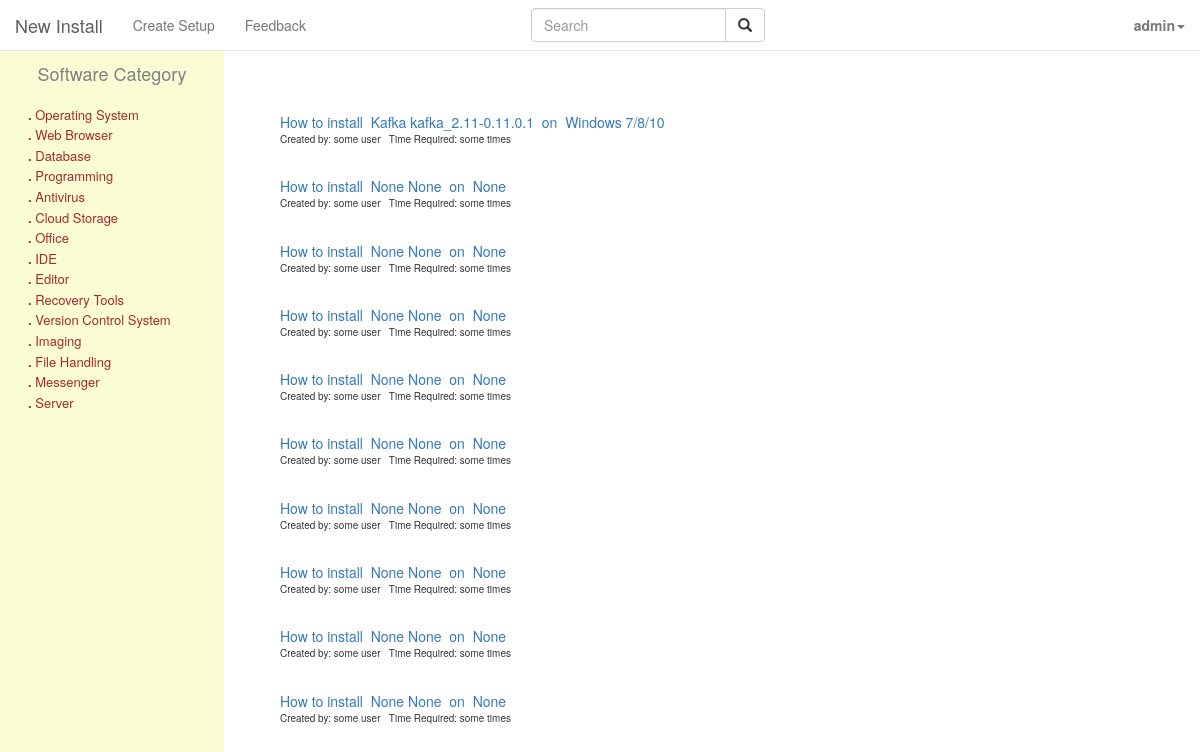
The app's page / (signed in) with its own data.
### MainApp/models.py (models this page shows, shortened)
class SetupTemplate(models.Model):
    category = models.CharField(max_length=100, null=True, blank=True)
    productName = models.CharField(max_length=100, null=True, blank=True)
    platformType = models.CharField(max_length=100, null=True, blank=True)
    version = models.CharField(max_length=100, null=True, blank=True)
    minimumRequirement = models.TextField(max_length=300, null=True, blank=True)
    precautions = models.CharField(max_length=200, null=True, blank=True)
    approxTotalTimeReqd = models.IntegerField(default=0)
    refImage = models.ImageField(blank=True,null=True)
    creationTime = models.DateTimeField(auto_now_add=True,auto_now=False)
    updated = models.DateTimeField(auto_now_add=False,auto_now=True)
    numOfUpdates = models.IntegerField(default=0)
    numOfViews = models.IntegerField(default=0)
    expertiseLevel = models.CharField(max_length=200,blank=True,null=True)
    downloadLink = models.CharField(max_length=200,blank=True, null=True)
    officialSite = models.CharField(max_length=200,blank=True, null=True)
    wikipage = models.CharField(max_length=200,blank=True, null=True)
    youtubeChannel = models.CharField(max_length=200,blank=True, null=True)
    stackoverflow = models.CharField(max_length=200,blank=True, null=True)
    githubRepo = models.CharField(max_length=200,blank=True, null=True)
    class Meta:
        ordering = ('productName',)

### MainApp/views.py (the view)
# urls.py: url(r'^$', landing, name='home'),
def landing(request):
    query = request.GET.get("q")
    if query:
        result = SetupTemplate.objects.all().filter(
                    Q(category__icontains=query) |
                    Q(productName__icontains=query) |
                    Q(platformType__icontains=query)
                )
        searchResult = {'result': result, 'categories':categories}
        print searchResult
        return render(request, 'search.html', searchResult)
    else:
        latestsetuplist = SetupTemplate.objects.order_by('-creationTime')[:10][::1]
        context = {'categories':categories, 'latestsetuplist':latestsetuplist}
        return render(request,'index.html',context)

### templates/mainapp/index.html
{% include 'base.html' %}
<div style="margin:8em 0 0 20em; position:absolute;">
{% for obj in latestsetuplist %}
    <a href="/setup/{{obj.id}}"> How to install &nbsp;{{obj.productName}}&nbsp;{{obj.version}}&nbsp; on &nbsp;{{obj.platformType}}</a><br>
    <font size="1.5"><p>Created by: some user &nbsp; Time Required: some times</p></font><br>
{% endfor %}
</div>
<div style="margin:2em 1em 0 0em; position:fixed; width:16em;height:100%;background:#fafcd4;border-radius:0.5em;">
   <center><h4 STYLE="margin:2em 0 0 0;color:grey;">Software Category</h4></center><br>
    <div style="margin:0em 1em 0 2em;" id="category">
    {% for obj in categories %}
            <a href="productlist/{{obj}}" style="color:brown" class=""><font size="2.0"><b>{{obj.stepNum}}.</b>&nbsp;{{ obj }}</font></a><br>
    {% endfor %}
    </div>
</div>

### templates/base.html (shortened to what this page needs)
<!DOCTYPE html>
{% load staticfiles %}
<html lang="en">
<head>
  <link rel="stylesheet" href="https://maxcdn.bootstrapcdn.com/bootstrap/3.3.7/css/bootstrap.min.css">
  <link href="//maxcdn.bootstrapcdn.com/font-awesome/4.3.0/css/font-awesome.min.css" rel="stylesheet">
    <link rel="stylesheet" href='{% static "css/base.css" %}'/>
</head>
<body>
    <nav class="navbar navbar-default navbar-fixed-top" style="background:white;">
      <div class="container-fluid">
        <div class="navbar-header">
          <a class="navbar-brand" href="https://installme.herokuapp.com/">New Install</a>
        </div>
        <ul class="nav navbar-nav">
          <li><a href="/createSetup">Create Setup</a></li>
          <li><a href="/feedback">Feedback</a></li>
        </ul>
        <form method="GET" ACTION="/" class="navbar-form navbar-left" style="padding-left:15em">
          <div class="input-group">
            <input type="text" id="id_q" name="q" class="form-control"  placeholder="Search" value="{{ request.GET.q }}">
            <div class="input-group-btn">
              <button class="btn btn-default" type="submit" value="search" id="submit_button">
                <i class="glyphicon glyphicon-search"></i>
              </button>
            </div>
          </div>
        </form>
        <ul class="nav navbar-nav navbar-right">
            {% if user.is_authenticated %}
          <li class="dropdown"><a class="dropdown-toggle" data-toggle="dropdown" href="#"><strong>{{user}}</strong><span class="caret"></span></a>
          </li>
              {% endif %}
        </ul>
      </div>
    </nav>
</body>
</html>

### static/css/base.css (style rules this page uses)
body { margin-bottom: 60px; }
* { -webkit-transition: all 0.2s ease-in-out; -moz-transition: all 0.2s ease-in-out; -ms-transition: all 0.2s ease-in-out; -o-transition: all 0.2s ease-in-out; transition: all 0.2s ease-in-out; }

### records on screen
SetupTemplate: productName "Kafka", version "kafka_2.11-0.11.0.1", platformType "Windows 7/8/10"
SetupTemplate: productName "None", version "None", platformType "None"
SetupTemplate: productName "None", version "None", platformType "None"
SetupTemplate: productName "None", version "None", platformType "None"
SetupTemplate: productName "None", version "None", platformType "None"
SetupTemplate: productName "None", version "None", platformType "None"
SetupTemplate: productName "None", version "None", platformType "None"
SetupTemplate: productName "None", version "None", platformType "None"
SetupTemplate: productName "None", version "None", platformType "None"
SetupTemplate: productName "None", version "None", platformType "None"

### other values on screen
{{ user }} "admin"
{{ obj }} "Operating System" "Web Browser" "Database" "Programming" "Antivirus" "Cloud Storage" "Office" "IDE" "Editor" "Recovery Tools" "Version Control System" "Imaging" "File Handling" "Messenger" "Server"
